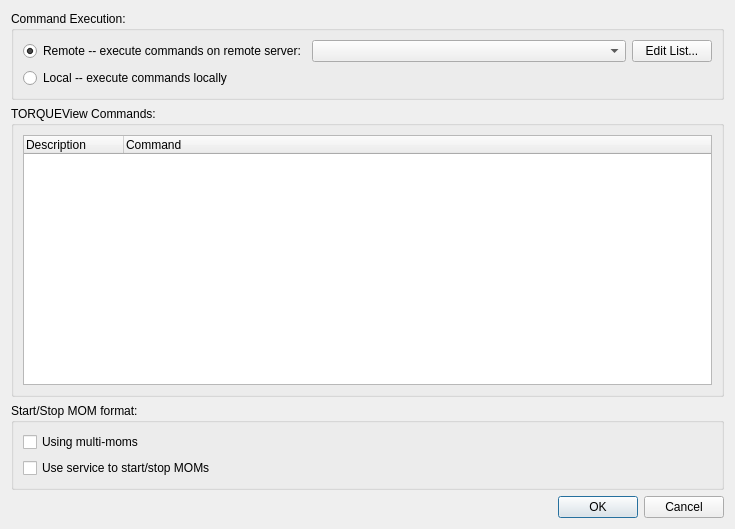
<?xml version="1.0" encoding="UTF-8"?>
<ui version="4.0">
 <class>ConfigDlg</class>
 <widget class="QDialog" name="ConfigDlg">
  <property name="geometry">
   <rect>
    <x>0</x>
    <y>0</y>
    <width>735</width>
    <height>529</height>
   </rect>
  </property>
  <property name="windowTitle">
   <string>TORQUEView Configuration</string>
  </property>
  <layout class="QVBoxLayout" name="verticalLayout_4">
   <item>
    <widget class="QGroupBox" name="groupBox_6">
     <property name="font">
      <font>
       <weight>50</weight>
       <bold>false</bold>
      </font>
     </property>
     <property name="title">
      <string>Command Execution:</string>
     </property>
     <layout class="QHBoxLayout" name="horizontalLayout">
      <item>
       <layout class="QGridLayout" name="gridLayout">
        <item row="1" column="0">
         <widget class="QRadioButton" name="rbtn_Local">
          <property name="text">
           <string>Local -- execute commands locally</string>
          </property>
          <property name="checked">
           <bool>false</bool>
          </property>
         </widget>
        </item>
        <item row="0" column="0">
         <widget class="QRadioButton" name="rbtn_Remote">
          <property name="text">
           <string>Remote -- execute commands on remote server:</string>
          </property>
          <property name="checked">
           <bool>true</bool>
          </property>
         </widget>
        </item>
        <item row="0" column="1">
         <widget class="QComboBox" name="comboBox_Remote_Server">
          <property name="sizePolicy">
           <sizepolicy hsizetype="Preferred" vsizetype="Fixed">
            <horstretch>1</horstretch>
            <verstretch>0</verstretch>
           </sizepolicy>
          </property>
          <property name="editable">
           <bool>false</bool>
          </property>
          <property name="sizeAdjustPolicy">
           <enum>QComboBox::AdjustToContents</enum>
          </property>
         </widget>
        </item>
        <item row="0" column="2">
         <widget class="QPushButton" name="btnEditList">
          <property name="text">
           <string>Edit List...</string>
          </property>
         </widget>
        </item>
       </layout>
      </item>
     </layout>
    </widget>
   </item>
   <item>
    <widget class="QGroupBox" name="groupBox_2">
     <property name="font">
      <font>
       <weight>50</weight>
       <bold>false</bold>
      </font>
     </property>
     <property name="title">
      <string>TORQUEView Commands:</string>
     </property>
     <layout class="QVBoxLayout" name="verticalLayout_2">
      <item>
       <widget class="QTreeWidget" name="treeWidget_Commands">
        <property name="alternatingRowColors">
         <bool>false</bool>
        </property>
        <attribute name="headerHighlightSections">
         <bool>true</bool>
        </attribute>
        <column>
         <property name="text">
          <string>Description</string>
         </property>
        </column>
        <column>
         <property name="text">
          <string>Command</string>
         </property>
        </column>
       </widget>
      </item>
     </layout>
    </widget>
   </item>
   <item>
    <layout class="QHBoxLayout" name="horizontalLayout_3">
     <item>
      <widget class="QGroupBox" name="groupBox_3">
       <property name="title">
        <string>Start/Stop MOM format:</string>
       </property>
       <layout class="QVBoxLayout" name="verticalLayout">
        <item>
         <widget class="QCheckBox" name="checkBox_UsingMultiMoms">
          <property name="text">
           <string>Using multi-moms</string>
          </property>
         </widget>
        </item>
        <item>
         <widget class="QCheckBox" name="checkBox_UseServiceToStartStopMOMs">
          <property name="text">
           <string>Use service to start/stop MOMs</string>
          </property>
         </widget>
        </item>
       </layout>
      </widget>
     </item>
    </layout>
   </item>
   <item>
    <widget class="QDialogButtonBox" name="buttonBox">
     <property name="orientation">
      <enum>Qt::Horizontal</enum>
     </property>
     <property name="standardButtons">
      <set>QDialogButtonBox::Cancel|QDialogButtonBox::Ok</set>
     </property>
    </widget>
   </item>
  </layout>
  <action name="actionShow_Properties">
   <property name="text">
    <string>Show Properties</string>
   </property>
  </action>
 </widget>
 <resources/>
 <connections>
  <connection>
   <sender>buttonBox</sender>
   <signal>accepted()</signal>
   <receiver>ConfigDlg</receiver>
   <slot>accept()</slot>
   <hints>
    <hint type="sourcelabel">
     <x>248</x>
     <y>254</y>
    </hint>
    <hint type="destinationlabel">
     <x>157</x>
     <y>274</y>
    </hint>
   </hints>
  </connection>
  <connection>
   <sender>buttonBox</sender>
   <signal>rejected()</signal>
   <receiver>ConfigDlg</receiver>
   <slot>reject()</slot>
   <hints>
    <hint type="sourcelabel">
     <x>316</x>
     <y>260</y>
    </hint>
    <hint type="destinationlabel">
     <x>286</x>
     <y>274</y>
    </hint>
   </hints>
  </connection>
 </connections>
</ui>
